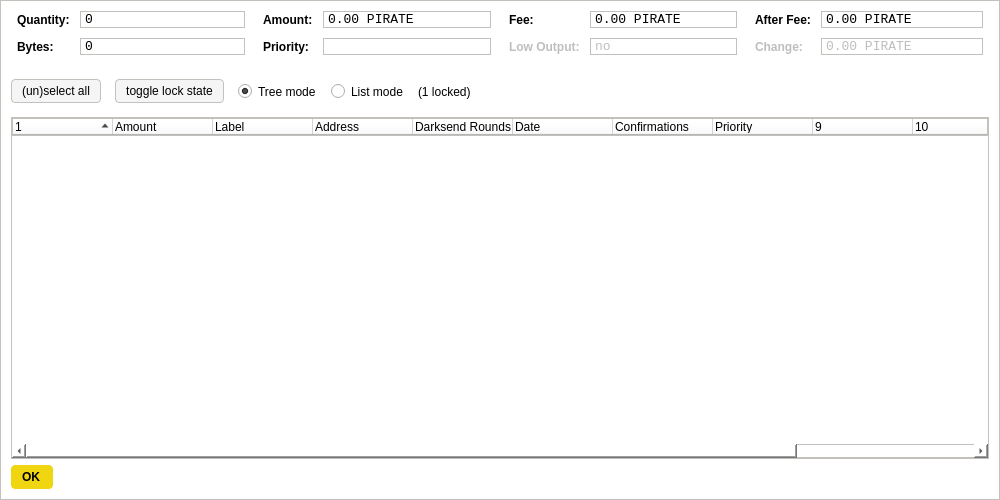
<?xml version="1.0" encoding="UTF-8"?>
<ui version="4.0">
 <class>CoinControlDialog</class>
 <widget class="QDialog" name="CoinControlDialog">
  <property name="geometry">
   <rect>
    <x>0</x>
    <y>0</y>
    <width>1000</width>
    <height>500</height>
   </rect>
  </property>
  <property name="windowTitle">
   <string>Coin Control</string>
  </property>
  <property name="styleSheet">
   <string notr="true">background-color: rgb(255, 255, 255);
border: 1px solid #c4c1bd;</string>
  </property>
  <layout class="QVBoxLayout" name="verticalLayout">
   <item>
    <layout class="QHBoxLayout" name="horizontalLayoutTop" stretch="0,0,0,0">
     <property name="topMargin">
      <number>0</number>
     </property>
     <property name="bottomMargin">
      <number>10</number>
     </property>
     <item>
      <layout class="QFormLayout" name="formLayoutCoinControl1">
       <property name="horizontalSpacing">
        <number>10</number>
       </property>
       <property name="verticalSpacing">
        <number>10</number>
       </property>
       <property name="leftMargin">
        <number>6</number>
       </property>
       <property name="rightMargin">
        <number>6</number>
       </property>
       <item row="0" column="0">
        <widget class="QLabel" name="labelCoinControlQuantityText">
         <property name="styleSheet">
          <string notr="true">font-weight:bold;
border: 0;</string>
         </property>
         <property name="text">
          <string>Quantity:</string>
         </property>
        </widget>
       </item>
       <item row="0" column="1">
        <widget class="QLabel" name="labelCoinControlQuantity">
         <property name="font">
          <font>
           <family>Monospace</family>
           <pointsize>10</pointsize>
          </font>
         </property>
         <property name="cursor">
          <cursorShape>IBeamCursor</cursorShape>
         </property>
         <property name="contextMenuPolicy">
          <enum>Qt::ActionsContextMenu</enum>
         </property>
         <property name="text">
          <string notr="true">0</string>
         </property>
         <property name="textInteractionFlags">
          <set>Qt::LinksAccessibleByMouse|Qt::TextSelectableByKeyboard|Qt::TextSelectableByMouse</set>
         </property>
        </widget>
       </item>
       <item row="1" column="0">
        <widget class="QLabel" name="labelCoinControlBytesText">
         <property name="styleSheet">
          <string notr="true">font-weight:bold;
border: 0;</string>
         </property>
         <property name="text">
          <string>Bytes:</string>
         </property>
        </widget>
       </item>
       <item row="1" column="1">
        <widget class="QLabel" name="labelCoinControlBytes">
         <property name="font">
          <font>
           <family>Monospace</family>
           <pointsize>10</pointsize>
          </font>
         </property>
         <property name="cursor">
          <cursorShape>IBeamCursor</cursorShape>
         </property>
         <property name="contextMenuPolicy">
          <enum>Qt::ActionsContextMenu</enum>
         </property>
         <property name="text">
          <string notr="true">0</string>
         </property>
         <property name="textInteractionFlags">
          <set>Qt::LinksAccessibleByMouse|Qt::TextSelectableByKeyboard|Qt::TextSelectableByMouse</set>
         </property>
        </widget>
       </item>
      </layout>
     </item>
     <item>
      <layout class="QFormLayout" name="formLayoutCoinControl2">
       <property name="horizontalSpacing">
        <number>10</number>
       </property>
       <property name="verticalSpacing">
        <number>10</number>
       </property>
       <property name="leftMargin">
        <number>6</number>
       </property>
       <property name="rightMargin">
        <number>6</number>
       </property>
       <item row="0" column="0">
        <widget class="QLabel" name="labelCoinControlAmountText">
         <property name="styleSheet">
          <string notr="true">font-weight:bold;
border: 0;</string>
         </property>
         <property name="text">
          <string>Amount:</string>
         </property>
        </widget>
       </item>
       <item row="0" column="1">
        <widget class="QLabel" name="labelCoinControlAmount">
         <property name="font">
          <font>
           <family>Monospace</family>
           <pointsize>10</pointsize>
          </font>
         </property>
         <property name="cursor">
          <cursorShape>IBeamCursor</cursorShape>
         </property>
         <property name="contextMenuPolicy">
          <enum>Qt::ActionsContextMenu</enum>
         </property>
         <property name="text">
          <string notr="true">0.00 PIRATE</string>
         </property>
         <property name="textInteractionFlags">
          <set>Qt::LinksAccessibleByMouse|Qt::TextSelectableByKeyboard|Qt::TextSelectableByMouse</set>
         </property>
        </widget>
       </item>
       <item row="1" column="0">
        <widget class="QLabel" name="labelCoinControlPriorityText">
         <property name="styleSheet">
          <string notr="true">font-weight:bold;
border: 0;</string>
         </property>
         <property name="text">
          <string>Priority:</string>
         </property>
        </widget>
       </item>
       <item row="1" column="1">
        <widget class="QLabel" name="labelCoinControlPriority">
         <property name="font">
          <font>
           <family>Monospace</family>
           <pointsize>10</pointsize>
          </font>
         </property>
         <property name="cursor">
          <cursorShape>IBeamCursor</cursorShape>
         </property>
         <property name="contextMenuPolicy">
          <enum>Qt::ActionsContextMenu</enum>
         </property>
         <property name="text">
          <string/>
         </property>
         <property name="textInteractionFlags">
          <set>Qt::LinksAccessibleByMouse|Qt::TextSelectableByKeyboard|Qt::TextSelectableByMouse</set>
         </property>
        </widget>
       </item>
      </layout>
     </item>
     <item>
      <layout class="QFormLayout" name="formLayoutCoinControl3">
       <property name="horizontalSpacing">
        <number>10</number>
       </property>
       <property name="verticalSpacing">
        <number>10</number>
       </property>
       <property name="leftMargin">
        <number>6</number>
       </property>
       <property name="rightMargin">
        <number>6</number>
       </property>
       <item row="0" column="0">
        <widget class="QLabel" name="labelCoinControlFeeText">
         <property name="styleSheet">
          <string notr="true">font-weight:bold;
border: 0;</string>
         </property>
         <property name="text">
          <string>Fee:</string>
         </property>
        </widget>
       </item>
       <item row="0" column="1">
        <widget class="QLabel" name="labelCoinControlFee">
         <property name="font">
          <font>
           <family>Monospace</family>
           <pointsize>10</pointsize>
          </font>
         </property>
         <property name="cursor">
          <cursorShape>IBeamCursor</cursorShape>
         </property>
         <property name="contextMenuPolicy">
          <enum>Qt::ActionsContextMenu</enum>
         </property>
         <property name="text">
          <string notr="true">0.00 PIRATE</string>
         </property>
         <property name="textInteractionFlags">
          <set>Qt::LinksAccessibleByMouse|Qt::TextSelectableByKeyboard|Qt::TextSelectableByMouse</set>
         </property>
        </widget>
       </item>
       <item row="1" column="0">
        <widget class="QLabel" name="labelCoinControlLowOutputText">
         <property name="enabled">
          <bool>false</bool>
         </property>
         <property name="styleSheet">
          <string notr="true">font-weight:bold;
border: 0;</string>
         </property>
         <property name="text">
          <string>Low Output:</string>
         </property>
        </widget>
       </item>
       <item row="1" column="1">
        <widget class="QLabel" name="labelCoinControlLowOutput">
         <property name="enabled">
          <bool>false</bool>
         </property>
         <property name="font">
          <font>
           <family>Monospace</family>
           <pointsize>10</pointsize>
          </font>
         </property>
         <property name="cursor">
          <cursorShape>IBeamCursor</cursorShape>
         </property>
         <property name="contextMenuPolicy">
          <enum>Qt::ActionsContextMenu</enum>
         </property>
         <property name="text">
          <string notr="true">no</string>
         </property>
         <property name="textInteractionFlags">
          <set>Qt::LinksAccessibleByMouse|Qt::TextSelectableByKeyboard|Qt::TextSelectableByMouse</set>
         </property>
        </widget>
       </item>
      </layout>
     </item>
     <item>
      <layout class="QFormLayout" name="formLayoutCoinControl4">
       <property name="horizontalSpacing">
        <number>10</number>
       </property>
       <property name="verticalSpacing">
        <number>10</number>
       </property>
       <property name="leftMargin">
        <number>6</number>
       </property>
       <property name="rightMargin">
        <number>6</number>
       </property>
       <item row="0" column="0">
        <widget class="QLabel" name="labelCoinControlAfterFeeText">
         <property name="styleSheet">
          <string notr="true">font-weight:bold;
border: 0;</string>
         </property>
         <property name="text">
          <string>After Fee:</string>
         </property>
        </widget>
       </item>
       <item row="0" column="1">
        <widget class="QLabel" name="labelCoinControlAfterFee">
         <property name="font">
          <font>
           <family>Monospace</family>
           <pointsize>10</pointsize>
          </font>
         </property>
         <property name="cursor">
          <cursorShape>IBeamCursor</cursorShape>
         </property>
         <property name="contextMenuPolicy">
          <enum>Qt::ActionsContextMenu</enum>
         </property>
         <property name="text">
          <string notr="true">0.00 PIRATE</string>
         </property>
         <property name="textInteractionFlags">
          <set>Qt::LinksAccessibleByMouse|Qt::TextSelectableByKeyboard|Qt::TextSelectableByMouse</set>
         </property>
        </widget>
       </item>
       <item row="1" column="0">
        <widget class="QLabel" name="labelCoinControlChangeText">
         <property name="enabled">
          <bool>false</bool>
         </property>
         <property name="styleSheet">
          <string notr="true">font-weight:bold;
border: 0;</string>
         </property>
         <property name="text">
          <string>Change:</string>
         </property>
        </widget>
       </item>
       <item row="1" column="1">
        <widget class="QLabel" name="labelCoinControlChange">
         <property name="enabled">
          <bool>false</bool>
         </property>
         <property name="font">
          <font>
           <family>Monospace</family>
           <pointsize>10</pointsize>
          </font>
         </property>
         <property name="cursor">
          <cursorShape>IBeamCursor</cursorShape>
         </property>
         <property name="contextMenuPolicy">
          <enum>Qt::ActionsContextMenu</enum>
         </property>
         <property name="text">
          <string notr="true">0.00 PIRATE</string>
         </property>
         <property name="textInteractionFlags">
          <set>Qt::LinksAccessibleByMouse|Qt::TextSelectableByKeyboard|Qt::TextSelectableByMouse</set>
         </property>
        </widget>
       </item>
      </layout>
     </item>
    </layout>
   </item>
   <item>
    <widget class="QFrame" name="frame">
     <property name="minimumSize">
      <size>
       <width>0</width>
       <height>40</height>
      </size>
     </property>
     <property name="styleSheet">
      <string notr="true">border: 0;</string>
     </property>
     <property name="frameShape">
      <enum>QFrame::StyledPanel</enum>
     </property>
     <property name="frameShadow">
      <enum>QFrame::Sunken</enum>
     </property>
     <widget class="QWidget" name="horizontalLayoutWidget">
      <property name="geometry">
       <rect>
        <x>0</x>
        <y>0</y>
        <width>791</width>
        <height>41</height>
       </rect>
      </property>
      <layout class="QHBoxLayout" name="horizontalLayoutPanel" stretch="0,0,0,0,0,0">
       <property name="spacing">
        <number>14</number>
       </property>
       <item>
        <widget class="QPushButton" name="pushButtonSelectAll">
         <property name="sizePolicy">
          <sizepolicy hsizetype="Maximum" vsizetype="Fixed">
           <horstretch>0</horstretch>
           <verstretch>0</verstretch>
          </sizepolicy>
         </property>
         <property name="styleSheet">
          <string notr="true">background-color: rgb(245, 245, 245);
border-radius: 4px;
border: 1px solid #c4c1bd;
font-weight: 400;
padding: 4px;
padding-left: 10px;
padding-right: 10px;</string>
         </property>
         <property name="text">
          <string>(un)select all</string>
         </property>
        </widget>
       </item>
       <item>
        <widget class="QPushButton" name="pushButtonToggleLock">
         <property name="sizePolicy">
          <sizepolicy hsizetype="Maximum" vsizetype="Fixed">
           <horstretch>0</horstretch>
           <verstretch>0</verstretch>
          </sizepolicy>
         </property>
         <property name="styleSheet">
          <string notr="true">background-color: rgb(245, 245, 245);
border-radius: 4px;
border: 1px solid #c4c1bd;
font-weight: 400;
padding: 4px;
padding-left: 10px;
padding-right: 10px;</string>
         </property>
         <property name="text">
          <string>toggle lock state</string>
         </property>
         <property name="autoDefault">
          <bool>false</bool>
         </property>
        </widget>
       </item>
       <item>
        <widget class="QRadioButton" name="radioTreeMode">
         <property name="sizePolicy">
          <sizepolicy hsizetype="Maximum" vsizetype="Fixed">
           <horstretch>0</horstretch>
           <verstretch>0</verstretch>
          </sizepolicy>
         </property>
         <property name="text">
          <string>Tree mode</string>
         </property>
         <property name="checked">
          <bool>true</bool>
         </property>
        </widget>
       </item>
       <item>
        <widget class="QRadioButton" name="radioListMode">
         <property name="sizePolicy">
          <sizepolicy hsizetype="Maximum" vsizetype="Fixed">
           <horstretch>0</horstretch>
           <verstretch>0</verstretch>
          </sizepolicy>
         </property>
         <property name="text">
          <string>List mode</string>
         </property>
        </widget>
       </item>
       <item>
        <widget class="QLabel" name="labelLocked">
         <property name="text">
          <string>(1 locked)</string>
         </property>
        </widget>
       </item>
       <item>
        <spacer name="horizontalSpacer">
         <property name="orientation">
          <enum>Qt::Horizontal</enum>
         </property>
         <property name="sizeHint" stdset="0">
          <size>
           <width>40</width>
           <height>20</height>
          </size>
         </property>
        </spacer>
       </item>
      </layout>
     </widget>
    </widget>
   </item>
   <item>
    <widget class="CoinControlTreeWidget" name="treeWidget">
     <property name="contextMenuPolicy">
      <enum>Qt::CustomContextMenu</enum>
     </property>
     <property name="sortingEnabled">
      <bool>false</bool>
     </property>
     <property name="columnCount">
      <number>12</number>
     </property>
     <attribute name="headerShowSortIndicator" stdset="0">
      <bool>true</bool>
     </attribute>
     <attribute name="headerStretchLastSection">
      <bool>false</bool>
     </attribute>
     <column>
      <property name="text">
       <string/>
      </property>
     </column>
     <column>
      <property name="text">
       <string>Amount</string>
      </property>
     </column>
     <column>
      <property name="text">
       <string>Label</string>
      </property>
     </column>
     <column>
      <property name="text">
       <string>Address</string>
      </property>
     </column>
     <column>
      <property name="text">
       <string>Darksend Rounds</string>
      </property>
     </column>
     <column>
      <property name="text">
       <string>Date</string>
      </property>
     </column>
     <column>
      <property name="text">
       <string>Confirmations</string>
      </property>
      <property name="toolTip">
       <string>Confirmed</string>
      </property>
     </column>
     <column>
      <property name="text">
       <string>Priority</string>
      </property>
     </column>
     <column>
      <property name="text">
       <string/>
      </property>
     </column>
     <column>
      <property name="text">
       <string/>
      </property>
     </column>
     <column>
      <property name="text">
       <string/>
      </property>
     </column>
     <column>
      <property name="text">
       <string/>
      </property>
     </column>
    </widget>
   </item>
   <item>
    <widget class="QDialogButtonBox" name="buttonBox">
     <property name="enabled">
      <bool>true</bool>
     </property>
     <property name="sizePolicy">
      <sizepolicy hsizetype="Maximum" vsizetype="Fixed">
       <horstretch>0</horstretch>
       <verstretch>0</verstretch>
      </sizepolicy>
     </property>
     <property name="styleSheet">
      <string notr="true">background-color: rgb(240, 213, 17);
color: rgb(0,0,0);
border-radius: 4px;
border-color:  rgb(240, 213, 17);
font-weight: 600;
padding: 4px;
padding-left: 10px;
padding-right: 12px;
icon-size: 0;</string>
     </property>
     <property name="orientation">
      <enum>Qt::Horizontal</enum>
     </property>
     <property name="standardButtons">
      <set>QDialogButtonBox::Ok</set>
     </property>
    </widget>
   </item>
  </layout>
 </widget>
 <customwidgets>
  <customwidget>
   <class>CoinControlTreeWidget</class>
   <extends>QTreeWidget</extends>
   <header>coincontroltreewidget.h</header>
  </customwidget>
 </customwidgets>
 <resources/>
 <connections/>
</ui>
